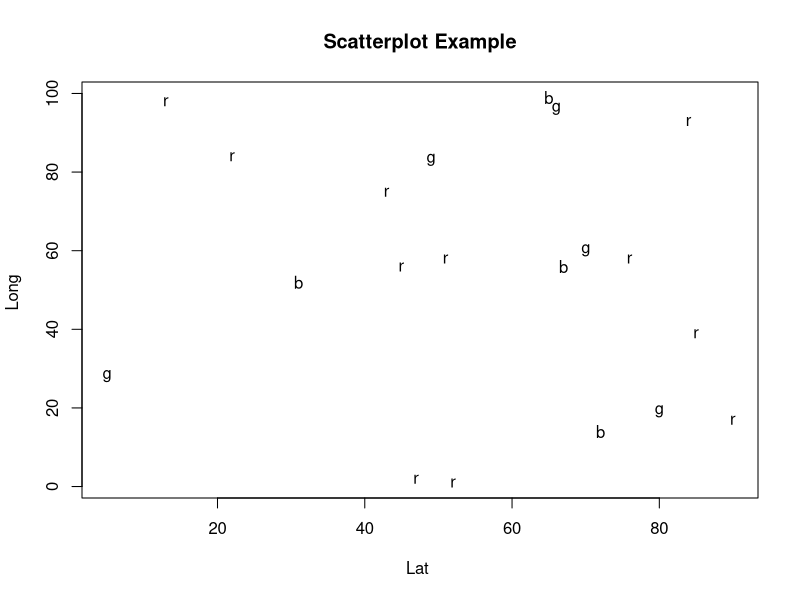
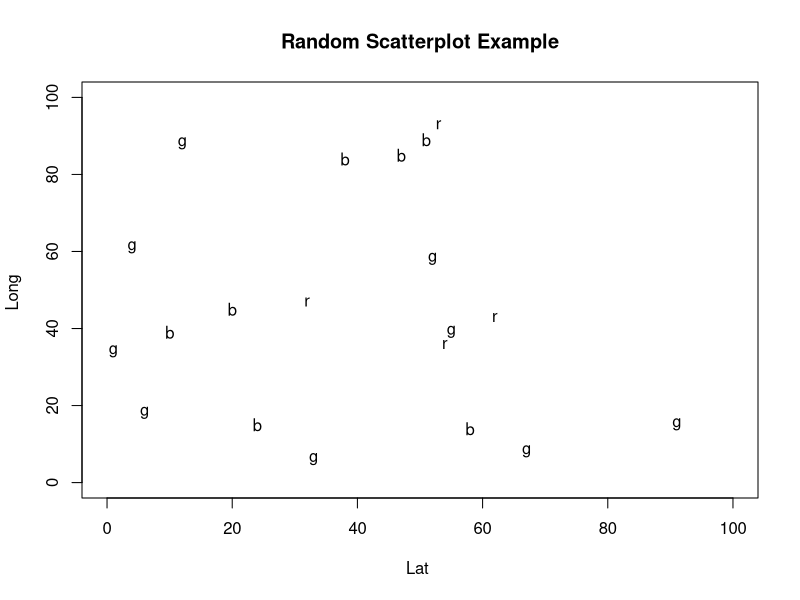

Generate these figures, in order, with R: (Note: this script raises an error after producing the figures.)
## ---- chunk 1
knitr::opts_chunk$set(echo = TRUE)
## ---- chunk 2

  color<- c("red", "green", "blue")
  x<- sample(1:100,20,replace=T)
  y<- sample(1:100,20,replace=T)
  att<- sample(color, 20, replace=T)  
data.made.random<- as.data.frame(rbind(x,y,att) ) 
#to visulize the data
attach(data.made.random)
plot(x, y, main="Scatterplot Example",
     xlab="Lat ", ylab="Long ", pch=att)
#write.csv(data.made.random, file="Example_Data_Random")
## ---- chunk 3

  color<- c("red", "green", "blue")
  x<- sample(1:100,20,replace=T)
  y<- sample(1:100,20,replace=T)
  att<- sample(color, 20, replace=T)  
data.made.random<- cbind(x,y,att) 
#to visulize the data

plot(data.made.random[,1], data.made.random[,2], main="Random Scatterplot Example",
     xlab="Lat ", ylab="Long ", xlim=c(0, 100), ylim = c(0,100), pch=data.made.random[,3])

write.csv(data.made.mixed, file="Example_Data_Random")
## ---- chunk 4
for(i in 1:20)
        # 20 Samples
        {
            x1<- rnorm(n=i, mean=40 ,sd=5)
            y1<- rnorm(n=i, mean=81 ,sd=9.7)
        }


color<- c("red", "green", "blue")
att<- sample(color, 20, replace=T)
data.made.clumped<- cbind(x1,y1,att) 
plot(data.made.clumped[,1], data.made.clumped[,2], main="Clumped Scatterplot Example",
     xlab="Lat ", ylab="Long ", xlim=c(0, 100), ylim = c(0,100), pch=data.made.clumped[,3])


write.csv(data.made.clumped, file="Example_Data_Clumped")
## ---- chunk 5
  x<- sample(1:100,8,replace=T)
  y<- sample(1:100,8,replace=T)
  data.made.pt1<- cbind(x,y,att="red")



# normal/uniform-7
 for(i in 1:7)
        # 7 Samples
        {
            x<- rnorm(n=i, mean=40 ,sd=5)
            y<- runif(i, min=0, max=100)
        }

  data.made.pt2<- cbind(x,y,att="blue")
 
#normal/beta-5 
  
for(i in 1:5)
        # 5 Samples
        {
            x<- rnorm(n=i, mean=65, sd=6)
            y<- rbeta(n=i, 4,2)*100
        }

data.made.pt3<- cbind(x,y,att="green")


data.made.mixed<- rbind(data.made.pt1, data.made.pt2, data.made.pt3)

plot(data.made.mixed[,1], data.made.mixed[,2], main="Mixed Scatterplot Example",
     xlab="Lat ", ylab="Long ", xlim=c(0, 100), ylim = c(0,100), pch=data.made.mixed[,3])

write.csv(data.made.mixed, file="Example_Data_Mixed")
